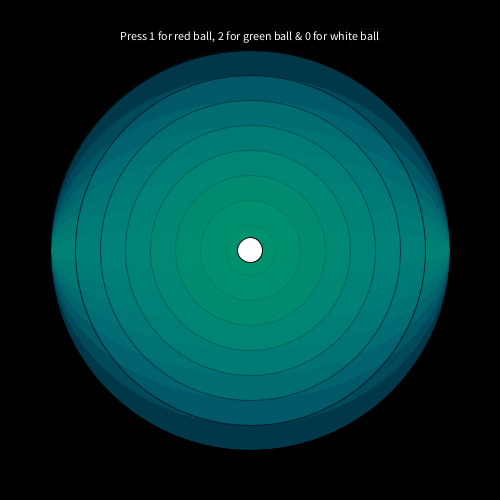
Frame 1 (no input)
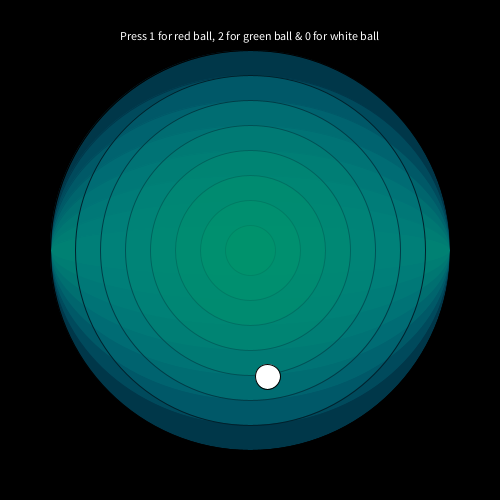
Frame 60 (the mouse pressed at the canvas centre just before this capture)
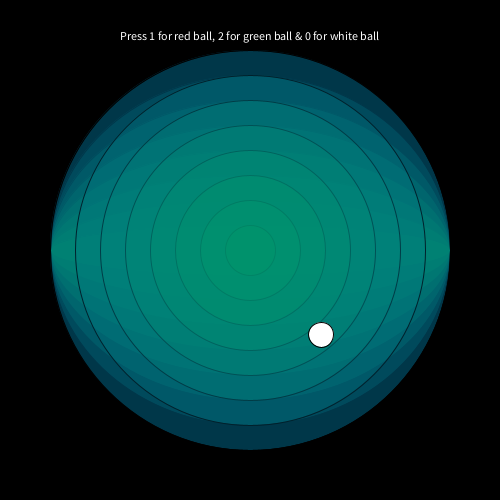
Frame 120 (the mouse held since frame 60 and released just before this capture)

The Processing sketch that drew these frames (run headless with seeded random() and noise(); from frame 60 on, the mouse is pressed at the canvas centre):

// Processing sketch: Hoppebold
// ── Hoppebold.pde
Bold bold;
PVector gravity = new PVector(0,1);
PVector wind = new PVector(0.01,0);
void setup() {
  size(500, 500);
  bold = new Bold(width/2, height/2, 25);
}

void draw() {
  newBackground();  
  bold.render();
  bold.addForce(gravity);
  bold.addForce(wind);
  bold.update();
  bold.checkEdges();
  fill(255);
  text("Press 1 for red ball, 2 for green ball & 0 for white ball",120,40);
}

void mouseDragged() {

  if (mouseX<bold.location.x+bold.r && mouseX>bold.location.x-bold.r && mouseY<bold.location.y+bold.r && mouseY>bold.location.y-bold.r) {
    bold.isHeld = true;
    bold.velocity.mult(0);
    bold.location.x = mouseX;
    bold.location.y = mouseY;

  }
}

void mouseReleased() {
 bold.isHeld = false; 
}

void newBackground() {
  background(0);
  stroke(0);
      for(int i = 1; i<9; i++) {
    fill(0,250-(i-1)*20,5+(i-1)*20,75);
    ellipse(250,250,400,i*50);
    
    }
  
  for(int i = 1; i<9; i++) {
    fill(0,250-(i-1)*20,5+(i-1)*20,75);
    ellipse(250,250,i*50,i*50);
  }
}

void keyPressed() {
 if(key=='1') {
   bold.c = color(255,0,0);
 } else if(key=='2') {
bold.c = color(0,255,0);   
 } else if (key=='0') {
  bold.c = color(255); 
 }
}

// ── Bold.pde
class Bold {
  float r;
  PVector location;
  PVector velocity;
  PVector acceleration;
  boolean isHeld;
  color c;
  Bold(float x, float y, float r_) {
    location = new PVector(x, y);
    velocity = new PVector(0,0);
    acceleration = new PVector(0,0);
    r = r_;
    isHeld = false;
    c = color(255);
  }

  void update() {
    if(!isHeld) {
    velocity.add(acceleration);
    location.add(velocity);
    }
    acceleration.mult(0);
  }
  
  void render() {
    fill(c);
    circle(location.x, location.y, r);
  }
  void addForce(PVector force) {
    acceleration.add(force);
  }
  
  void checkEdges() {
   if(location.x-r/2<=0 || location.x+r/2>=width) {
     velocity.x = velocity.x * -1;
   }
   if(location.y+r/2>height) {
     location.y = height-r/2;
     velocity.y = velocity.y * -1;
   } else if(location.y-r/2<0) {
     location.y = 0+r/2;
     velocity.y = velocity.y * -1;
   }
  }
}
